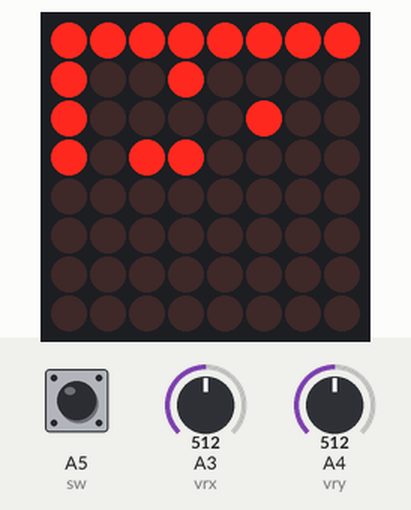
Simulated run of this sketch. Board: Arduino Uno, built with avr-gcc and run on an emulated ATmega328P. On the bench: 8×8 LED matrix. The inputs (shaded band) are chosen by the test bench; at power-on: A5 (sw) HIGH, A3 (vrx) = 512, A4 (vry) = 512. Random numbers use the default seed unless the sketch sets one.

Above: at 0.3 s.
1.9 s: A5 (sw) pulled LOW for 0.15 s
2.6 s: A3 (vrx) set to 329
At 4.97 s:
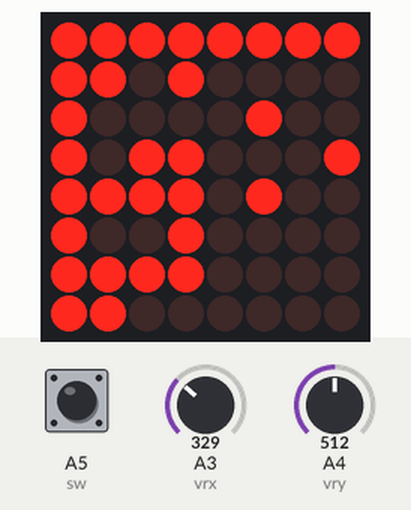
5.6 s: A3 (vrx) set to 300
At 6.6 s:
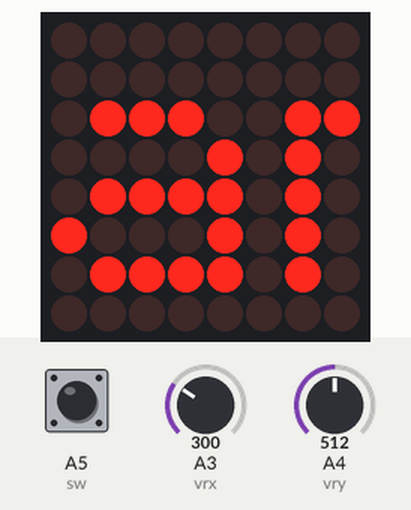
7.4 s: A4 (vry) set to 699
10.4 s: A4 (vry) set to 722
At 11.3 s:
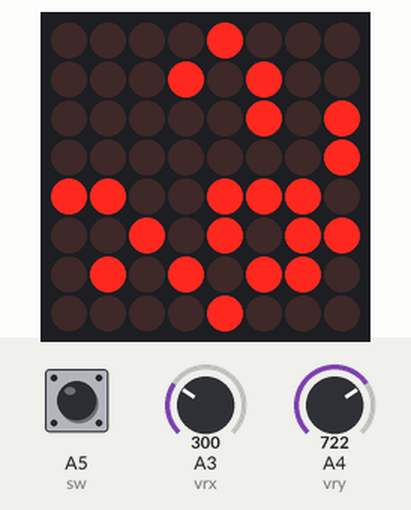
12.1 s: A5 (sw) pulled LOW for 1 s
At 15.61 s:
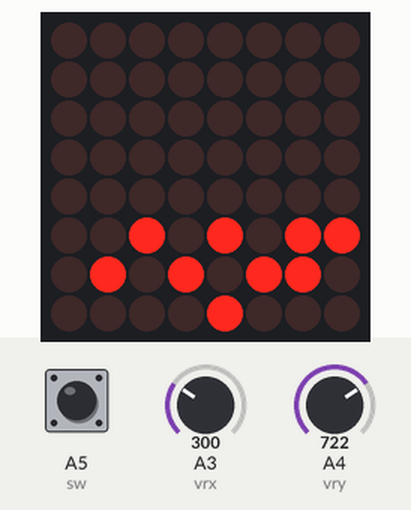

Measured:
- the behaviour switches between 312 and 311 on A3 (vrx) (found by bisection; images 1 and 2)
- the behaviour switches between 712 and 713 on A4 (vry) (found by bisection; images 2 and 3)

The sketch:

matrix.ino
```cpp
#include "LedControl.h"

const int din_pin = 12;
const int clock_pin = 11;
const int load_pin = 10;
const int vrx = A3;
const int vry = A4;
const int sw = A5;

const int matrix_size = 8;
const int level_size = 15;

enum Tile
{
  NONE,
  HARD_WALL,
  SOFT_WALL,
  FIRE
};

Tile level[level_size][level_size];

bool game_over;

uint8_t player_x;
uint8_t player_y;
uint8_t bomb_x;
uint8_t bomb_y;

bool player_blink;
bool bomb_blink;
bool fire_blink;
bool bomb_down;

unsigned long last_player_update;
unsigned long last_player_blink;
unsigned long last_bomb_blink;
unsigned long last_fire_blink;
unsigned long last_place_time;

const unsigned long player_update_time = 100;
const unsigned long player_blink_time = 50;
const unsigned long bomb_blink_time = 200;
const unsigned long fire_blink_time = 100;
const unsigned long fire_time = 500;
const unsigned long fuse_time = 3000;

const int mid_point = 512;
const int threshold = 200;

const uint8_t game_over_message[] =
{
  0, 0, 0, 0, 0, 0, 0, 0, 0,
  0x3c, 0x42, 0x42, 0x52, 0x52, 0x34, 0,
  0x20, 0x54, 0x54, 0x54, 0x78, 0,
  0x7c, 0x04, 0x7c, 0x04, 0x78, 0,
  0x38, 0x54, 0x54, 0x54, 0x58, 0, 0, 0,
  0x3c, 0x42, 0x42, 0x42, 0x42, 0x3c, 0,
  0x1c, 0x20, 0x40, 0x20, 0x1c, 0,
  0x38, 0x54, 0x54, 0x54, 0x58, 0,
  0x7c, 0x08, 0x04, 0x04, 0,
  0, 0, 0, 0, 0, 0, 0, 0
};

LedControl lc(din_pin, clock_pin, load_pin, 1);

void generate_level()
{
  for(int y = 0; y < level_size; y++)
    for(int x = 0; x < level_size; x++)
    {
      bool on_edge = (x == 0) || (x == level_size - 1) || (y == 0) || (y == level_size - 1);
      bool is_even = (x % 2 == 0) && (y % 2 == 0);

      if (on_edge)
        level[y][x] = HARD_WALL;
      else
        level[y][x] = (random(3) > 1) ? SOFT_WALL : NONE;
    }

  if (level[player_y][player_x] == SOFT_WALL)       level[player_y][player_x] = NONE;
  if (level[player_y + 1][player_x] == SOFT_WALL)   level[player_y + 1][player_x] = NONE;
  if (level[player_y - 1][player_x] == SOFT_WALL)   level[player_y - 1][player_x] = NONE;
  if (level[player_y][player_x + 1] == SOFT_WALL)   level[player_y][player_x + 1] = NONE;
  if (level[player_y][player_x - 1] == SOFT_WALL)   level[player_y][player_x - 1] = NONE;
}

int get_joystick_input(int pin)
{
  int read = analogRead(pin) - mid_point;

  if (read > threshold)
    return 1;

  if (read < -threshold)
    return -1;

  return 0;
}

void player_update()
{
  if (millis() - last_player_update > player_update_time)
  {
    last_player_update = millis();

    int off_x = get_joystick_input(vry);
    int off_y = -get_joystick_input(vrx);

    if (level[player_y][player_x + off_x] == NONE)
      player_x += off_x;

    if (level[player_y + off_y][player_x] == NONE)
      player_y += off_y;

    if (level[player_y][player_x] == FIRE)
    {
      game_over = true;
      return;
    }
  }

  if(!bomb_down && digitalRead(sw) == LOW)
  {
    last_place_time = millis();

    bomb_down = true;
    bomb_x = player_x;
    bomb_y = player_y;
  }
}

void bomb_update()
{
  if(bomb_down && (millis() - last_place_time > fuse_time))
  {
    bomb_down = false;

    level[bomb_y][bomb_x] = FIRE;

    if (level[bomb_y + 1][bomb_x] != HARD_WALL)     level[bomb_y + 1][bomb_x] = FIRE;
    if (level[bomb_y - 1][bomb_x] != HARD_WALL)     level[bomb_y - 1][bomb_x] = FIRE;
    if (level[bomb_y][bomb_x + 1] != HARD_WALL)     level[bomb_y][bomb_x + 1] = FIRE;
    if (level[bomb_y][bomb_x - 1] != HARD_WALL)     level[bomb_y][bomb_x - 1] = FIRE;
  }
}

void clear_fire()
{
  if (millis() - last_place_time > fuse_time + fire_time)
    for (int y = 0; y < level_size; y++)
      for (int x = 0; x < level_size; x++)
        if (level[y][x] == FIRE)
          level[y][x] = NONE;
}

void blink(unsigned long& last_time, unsigned long blink_time, bool& blink)
{
  if (millis() - last_time > blink_time)
  {
    last_time = millis();
    blink = !blink;
  }
}

void reset()
{
  game_over = false;

  player_x = 1;
  player_y = 1;

  last_player_update = 0;
  last_player_blink = 0;
  last_bomb_blink = 0;
  last_fire_blink = 0;
  last_place_time = 0;

  generate_level();

  for(int y = 0; y < matrix_size; y++)
    for(int x = 0; x < matrix_size; x++)
    {
      lc.setLed(0, y, x, level[y][x]);
      delay(10);
    }
}

void do_game_over_effect()
{
  for (int y = 0; y < matrix_size; y++)
    for (int x = 0; x < matrix_size; x++)
    {
      lc.setLed(0, y, x, false);
      delay(10);
    }

  for (int i = 0; i < sizeof(game_over_message) - matrix_size; i++)
  {
    for (int x = i; x < i + matrix_size; x++)
      for (int y = 0; y < matrix_size; y++)
        lc.setLed(0, y, x - i, (game_over_message[x] >> y) & 1);

    delay(50);
  }
}

void draw()
{
  blink(last_player_blink, player_blink_time, player_blink);
  blink(last_bomb_blink, bomb_blink_time, bomb_blink);
  blink(last_fire_blink, fire_blink_time, fire_blink);

  int draw_off_x = player_x - matrix_size / 2;
  int draw_off_y = player_y - matrix_size / 2;
  int diff = level_size - matrix_size;

  if (draw_off_x < 0)
    draw_off_x = 0;
  else if (draw_off_x > diff)
    draw_off_x = diff;

  if (draw_off_y < 0)
    draw_off_y = 0;
  else if (draw_off_y > diff)
    draw_off_y = diff;

  for(int y = 0; y < matrix_size; y++)
    for(int x = 0; x < matrix_size; x++)
    {
      uint8_t lx = x + draw_off_x;
      uint8_t ly = y + draw_off_y;

      if (lx == player_x && ly == player_y)
        lc.setLed(0, y, x, player_blink);
      else if(bomb_down && lx == bomb_x && ly == bomb_y)
        lc.setLed(0, y, x, bomb_blink);
      else
        lc.setLed(0, y, x, (level[ly][lx] == FIRE) ? fire_blink : level[ly][lx]);
    }
}

void setup()
{
  Serial.begin(9600);

  pinMode(din_pin, OUTPUT);
  pinMode(clock_pin, OUTPUT);
  pinMode(load_pin, OUTPUT);

  pinMode(vrx, INPUT);
  pinMode(vry, INPUT);
  pinMode(sw, INPUT_PULLUP);

  randomSeed(analogRead(A0));

  lc.shutdown(0, false);
  lc.setIntensity(0, 8);
  lc.clearDisplay(0);

  reset();
}

void loop()
{
  if (!game_over)
  {
    player_update();
    bomb_update();
    clear_fire();
    draw();
  }
  else
  {
    do_game_over_effect();
    reset();
  }
}
```
